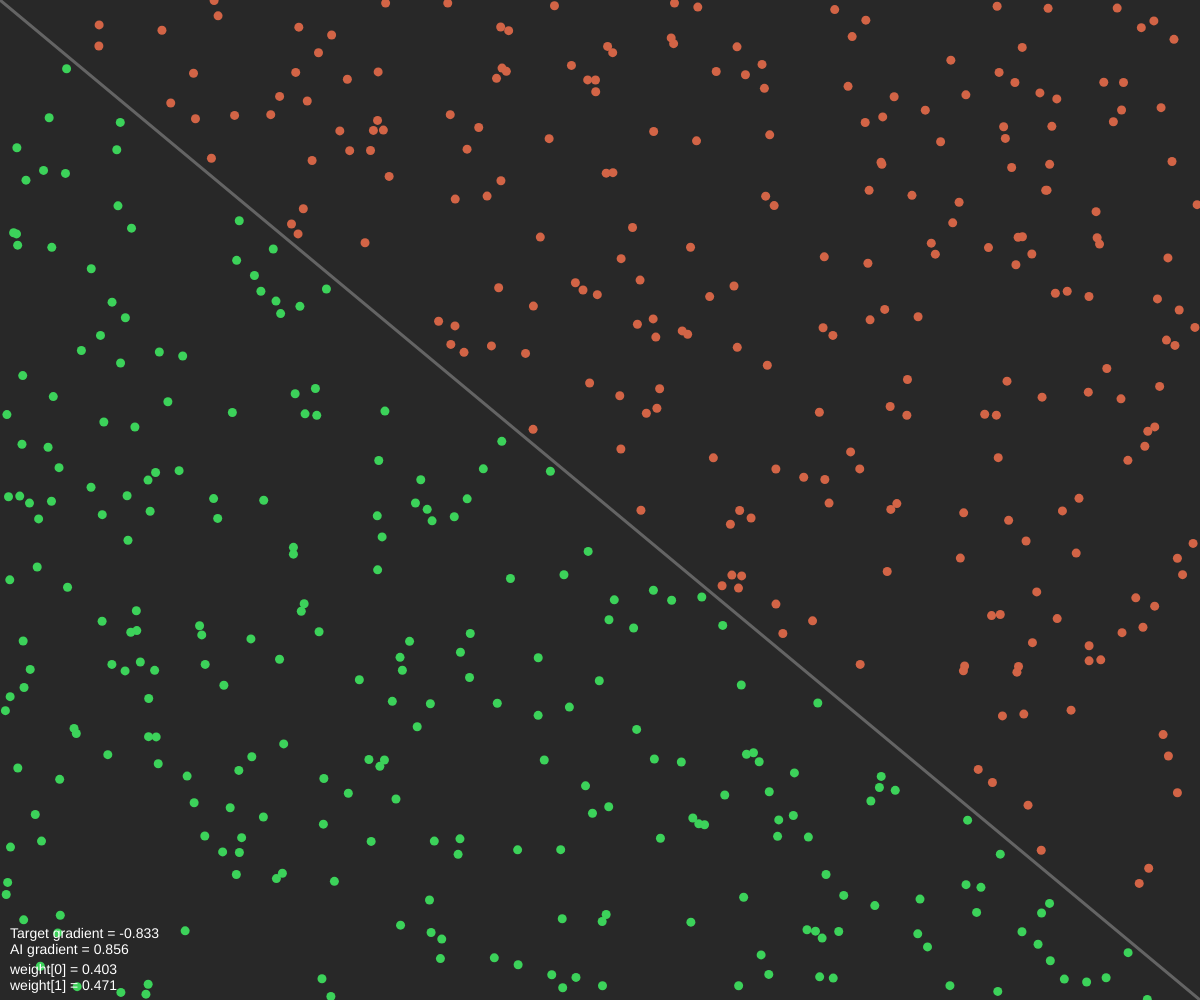
Frame 1 (no input)
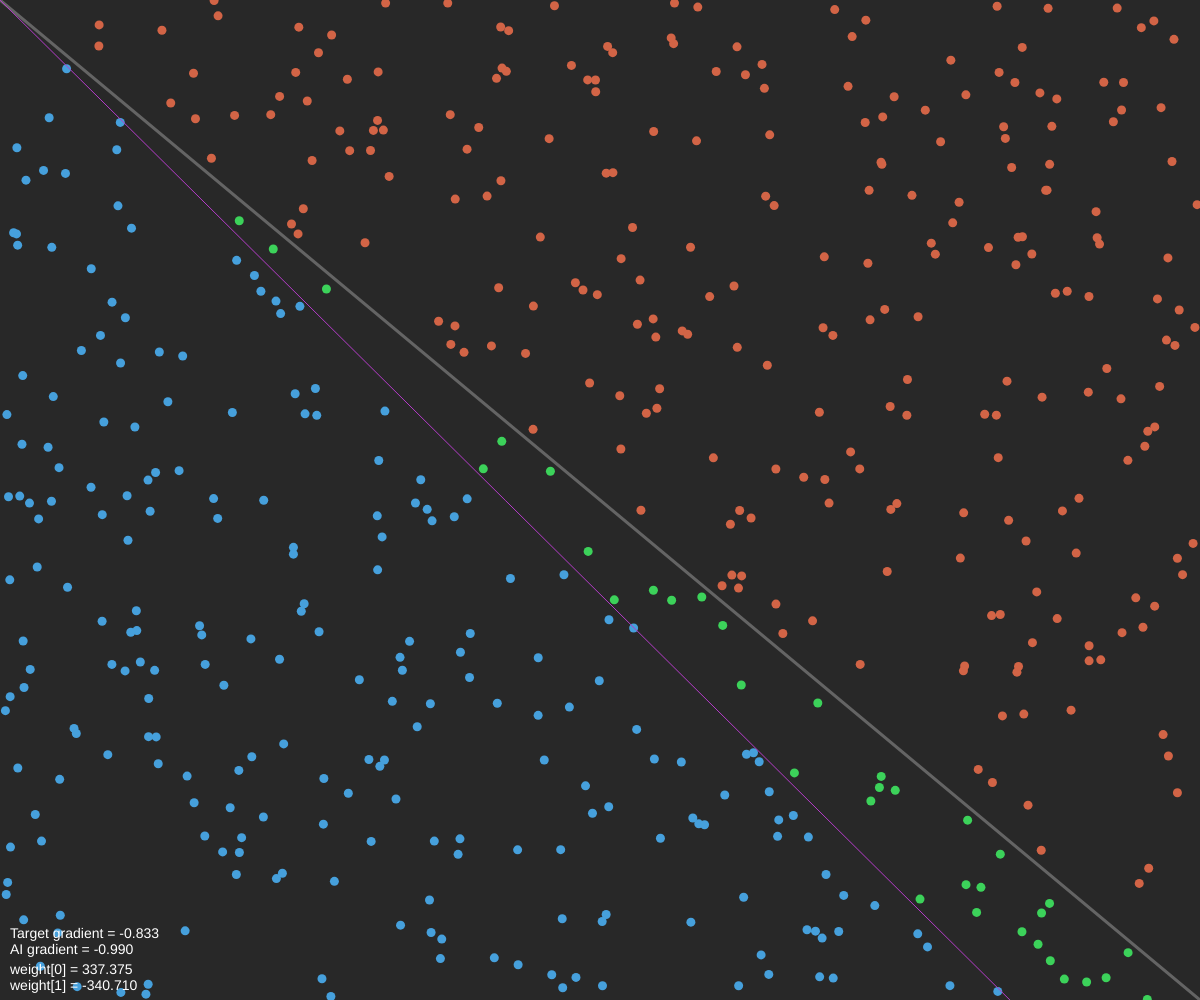
Frame 60 (no input)
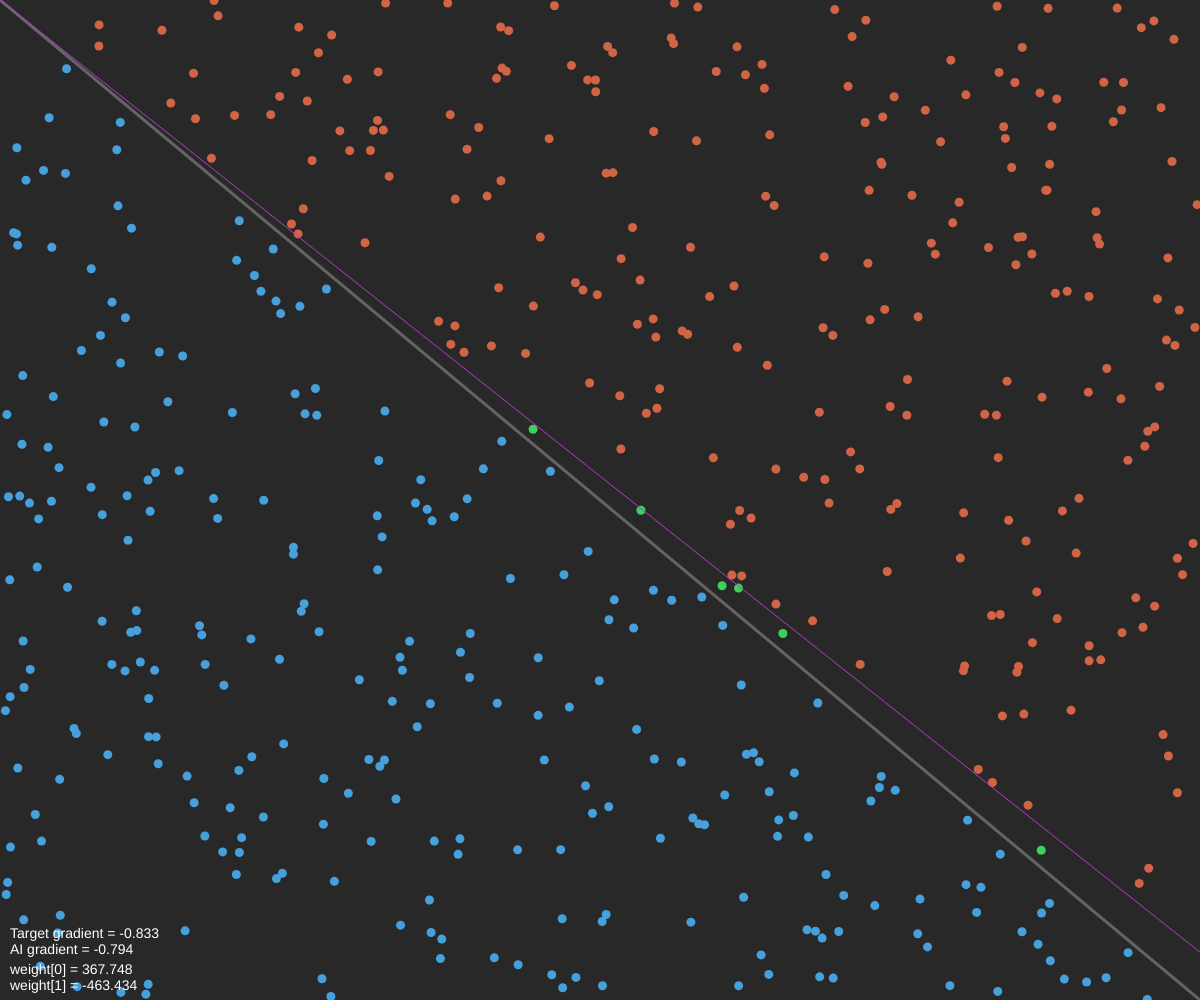
Frame 120 (the mouse pressed at the canvas centre since frame 60)

The p5.js sketch that drew these frames (run headless with seeded random() and noise() and a simulated clock; from frame 60 on, the mouse is pressed at the canvas centre):

// p5.js sketch
// ── sketch.js

const numPoints = 500;

let ai;
let points = [];
let index = 0;

function setup() {

	createCanvas(innerWidth, innerHeight);

	ai = new Perceptron();

	for (let i = 0; i < numPoints; i++) {
		points[i] = new Point(width, height);
	}

}

function draw() {
	
	background(40);
	stroke(100);
	strokeWeight(3);
	line(0, 0, width, height);

	// Show points
	points.forEach(pt => {
		let guess = ai.guess([pt.x, pt.y]);
		pt.show(guess);
	});

	// Show the AI's current state
	let y = ai.weights[0];
	let x = ai.weights[1];
	stroke(180, 60, 200);
	strokeWeight(1);
	line(0, 0, -x * 100, y * 100);

	// Show info of current state
	fill(255);
	noStroke();
	textSize(14);
	text("Target gradient = " + (-height/width).toFixed(3), 10, height - 62);
	text("AI gradient = " + (y/x).toFixed(3), 10, height - 46);
	text("weight[0] = " + y.toFixed(3), 10, height - 26);
	text("weight[1] = " + x.toFixed(3), 10, height - 10);

	// Train the AI
	let curr = points[index];
	let inputs = [curr.x, curr.y];
	let target = curr.label;
	ai.train(inputs, target);

	index = (index == points.length-1) ? 0 : index + 1;

}
// ── Perceptron.js

class Perceptron {

	constructor() {

		this.lr = 0.1; // Learning rate
		this.weights = [Math.random() - 0.5, Math.random() - 0.5]; // Random starting weights

	}

	/**
	 * Perform a weighted summation 
	 * @param 	{Array<float>}	inputs 	Two input nodes
	 * @returns {int}					Guess node (+/- 1)
	 */
	guess(inputs) {

		let sum = 0;

		// Perform weighted summation
		for (let i = 0; i < this.weights.length; i++) {
			sum += inputs[i] * this.weights[i];
		}

		return Math.sign(sum);

	}

	/**
	 * Train the Perceptron on a given input and a known target
	 * @param	{Array<float>}	inputs	Two input nodes
	 * @param	{int}			target	Desired guess result
	 */
	train(inputs, target) {

		let guess = this.guess(inputs);
		let error = target - guess;

		// Correct the weights in terms of error
		for (let i = 0; i < this.weights.length; i++) {
			this.weights[i] += error * inputs[i] * this.lr;
		}

	}

}
// ── Point.js

class Point {

	constructor() {

		this.x = 0;
		this.y = 0;

		// Genererate random x and y that is clear from the diagonal line
		while (Math.abs(this.x/width - this.y/height) < 0.01) {
			this.x = Math.random() * width;
			this.y = Math.random() * height;
		}

		if (this.y/this.x < height/width) {
			this.label = 1;
			this.color = color(210, 100, 70);
		} else {
			this.label = -1;
			this.color = color(70, 160, 220);
		}

	}

	/**
	 * Draw an ellipse at this point's location
	 * @param {int} guess AI's guess
	 */
	show(guess) {

		if (guess == this.label) {
			fill(this.color); // Fill with normal color if guess was correct
		}
		else {
			fill(60, 210, 90); // Fill green if the guess was wrong
		}

		noStroke();
		ellipse(this.x, this.y, 9, 9);

	}

}
